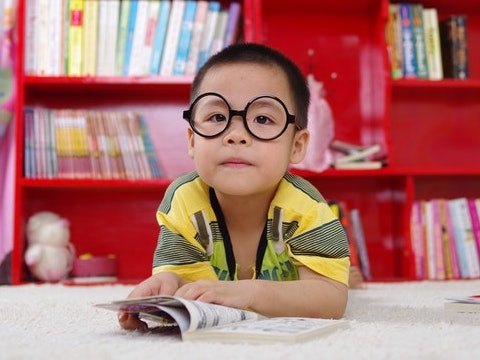
#> input picture Computer Vision 1 Introduction (Python)/week1-python/data/images/boy.jpg, 480 x 360 px; the run also reads 1 picture not shown here
$ jupyter execute getting_started_with_images-Copy1.ipynb   (shell and % lines are left out)
#> lines starting #> are read from the running program, lines starting #| are printed output that depends on the picture
# <font style="color:rgb(50,120,229)">Overview </font>

We have already discussed about how an image is formed and how it is stored. In this module, we will dive into the code and check out what are the functions available in OpenCV for manipulating images.

We will cover the following:
1. Image I/O - Read, Write & Display an image
2. Image Properties - color, channels, shape, image structure
3. Creating new images, accessing pixels and region of interest (ROI)

# <font style="color:rgb(50,120,229)">Import Libraries</font>

[cell 1]
# Import libraries
import cv2
import numpy as np
from dataPath import DATA_PATH
import matplotlib.pyplot as plt

[cell 2]
import matplotlib
matplotlib.rcParams['figure.figsize'] = (6.0, 6.0)
matplotlib.rcParams['image.cmap'] = 'gray'

# <font style="color:rgb(50,120,229)">Reading an Image</font>
OpenCV allows reading different types of images (JPG, PNG, etc). You can load grayscale images colour images or you can also load images with Alpha channel (Alpha channel will be discussed in a later section). It uses the [**`imread`**](https://docs.opencv.org/4.1.0/d4/da8/group__imgcodecs.html#ga288b8b3da0892bd651fce07b3bbd3a56) function which has the following syntax:

### <font style="color:rgb(8,133,37)">Function Syntax </font>
``` python
retval	=	cv2.imread(	filename[, flags]	)
```

It has **2 arguments**:

1. `retval` is the image if it is successfully loaded. Otherwise it is `None`. This may happen if the filename is wrong or the file is corrupt.
2. `Path of the image file`: This can be an **absolute** or **relative** path. This is a **mandatory argument**.
3. `Flags`: These flags are used to read an image in a particular format (for example, grayscale/color/with alpha channel). This is an **optional argument** with a default value of `cv2.IMREAD_COLOR` or `1` which loads the image as a color image.

Before we proceed with some examples, let's also have a look at the `flags` available.

**Flags**
1. **`cv2.IMREAD_GRAYSCALE`** or **`0`**: Loads image in grayscale mode
2. **`cv2.IMREAD_COLOR`** or **`1`**: Loads a color image. Any transparency of image will be neglected. It is the default flag.
3. **`cv2.IMREAD_UNCHANGED`** or **`-1`**: Loads image as such including alpha channel.

Let us load this image and discuss further

[cell 3]
imagePath = DATA_PATH + "/images/number_zero.jpg"

# read image in Grayscale format
testImage = cv2.imread(imagePath, 0)

# this can also be done
# testImage = cv2.imread(imagePath, cv2.IMREAD_GRAYSCALE)

print(testImage)
#| [[  1   0   3   0   3   0   3   2   4   2   0]
#|  [  0   1   0   3   3 253 253   0   0   2   1]
#|  [  0   0   8   0 249 255 255 253  71   1   5]
#|  [  3   0   2 251 255   2   0 253 254   0   2]
#|  [  1   5   0 252   4   0   3   0 255   4   0]
#|  [  0   0   2 255   0   0   0   3 253   0   4]
#> (further printed lines are left out)

We print the 2-dimensional array to see what the image is. You can make out that the image signifies a `0`.

## <font style="color:rgb(50,120,229)">Intensity </font>
The values printed above are the intensity values of each pixel.

**0 means black pixel and as the value increases, it moves towards white. A value of 255 is a white pixel.**

## <font style="color:rgb(50,120,229)">Image Properties</font>

[cell 4]
print("Data type = {}\n".format(testImage.dtype))
#| Data type = uint8
print("Object type = {}\n".format(type(testImage)))
#| Object type = <class 'numpy.ndarray'>
print("Image Dimension = {}\n".format(testImage.shape))
#| Image Dimension = (13, 11)

The following observations can be made:
1. The datatype of the loaded image is **unsigned int and the depth is 8 bit**
1. The image is just a 2-dimesional numpy array with values ranging from **0 to 255**.
1. The size or resolution is **13x11** which means **height=13 and witdh=11**. In other words, it has **13 rows and 11 columns**.

#### <font style = "color:rgb(200,0,0)">NOTE</font>
It should be kept in mind that in OpenCV, size is represented as a tuple of `widthxheight` or `#columnsX#rows`. But in numpy, the shape method returns size as a tuple of `heightxwidth`.

# <font style="color:rgb(50,120,229)">Manipulating Pixels</font>
So, we know that the grayscale image is simply a 2-D array. So, all operations supported on arrays should be available for working with images. Let us start by doing some pixel level manipulations. We will see how to access a particular pixel and modify it.

## <font style="color:rgb(50,120,229)">Accessing Pixels</font>
In the above testImage, we saw that the first pixel has a value of 1. Let us check it.

[cell 5]
print(testImage)
#| [[  1   0   3   0   3   0   3   2   4   2   0]
#|  [  0   1   0   3   3 253 253   0   0   2   1]
#|  [  0   0   8   0 249 255 255 253  71   1   5]
#|  [  3   0   2 251 255   2   0 253 254   0   2]
#|  [  1   5   0 252   4   0   3   0 255   4   0]
#|  [  0   0   2 255   0   0   0   3 253   0   4]
#> (further printed lines are left out)

Since this is a numpy array, we have zero-based indexing and we can access the first element using the index (0,0).

Image[row, column]

[cell 6]
print(testImage[0, 0])
#| 1

[cell 7]
print(testImage[2, 4])
#| 249

#### <font style = "color:rgb(200,0,0)">NOTE on indexing</font>

As mentioned earlier, since matrices are numpy arrays, the first index will be the `row number` and second index is `column number`. This leads to a lot of confusion since we think of pixels in terms of `(x,y)` or `(column,row)` coordinates and not `(row,column)`

For example, to access the element at `4th row` and `5th column`, we should use `img[3,4]`. But as we will see in Image annotation section, we will deal with points which are represented as `(x,y)` and thus, the coordinates will be `(4,3)`.

## <font style="color:rgb(50,120,229)">Modifying pixel values</font>
Similarly for modifying the value of a pixel, we can simply assign the value to the pixel.

Let's change the value of the first element and check if the image is updated.

[cell 8]
testImage[0, 0] = 200
print(testImage)
#| [[200   0   3   0   3   0   3   2   4   2   0]
#|  [  0   1   0   3   3 253 253   0   0   2   1]
#|  [  0   0   8   0 249 255 255 253  71   1   5]
#|  [  3   0   2 251 255   2   0 253 254   0   2]
#|  [  1   5   0 252   4   0   3   0 255   4   0]
#|  [  0   0   2 255   0   0   0   3 253   0   4]
#> (further printed lines are left out)

# <font style="color:rgb(50,120,229)">Manipulating Group of Pixels</font>
So, now we know how to manipulate individual pixels. But what about a region or group of pixels? It can be done using range based indexing available in python.

Let is try to access the values of a region and name it `test_roi`. ( *ROI is an abbreviation for Region of Interest* )

## <font style="color:rgb(50,120,229)">Access a region</font>

[cell 9]
test_roi = testImage[0:2, 0:4]
#> test_roi = [[200, 0, 3, 0], [0, 1, 0, 3]]
print("Original Matrix\n {} \n".format(testImage))
#| Original Matrix
#|  [[200   0   3   0   3   0   3   2   4   2   0]
#|  [  0   1   0   3   3 253 253   0   0   2   1]
#|  [  0   0   8   0 249 255 255 253  71   1   5]
#|  [  3   0   2 251 255   2   0 253 254   0   2]
#|  [  1   5   0 252   4   0   3   0 255   4   0]
#> (further printed lines are left out)
print("Selected Region\n {} \n".format(test_roi))
#| Selected Region
#|  [[200   0   3   0]
#|  [  0   1   0   3]]

## <font style="color:rgb(50,120,229)">Modifying a region</font>
Modifying a region is also straightforward.

[cell 10]
testImage[0:2, 0:4] = 111
print("Modified Matrix \n {} \n".format(testImage))
#| Modified Matrix
#|  [[111 111 111 111   3   0   3   2   4   2   0]
#|  [111 111 111 111   3 253 253   0   0   2   1]
#|  [  0   0   8   0 249 255 255 253  71   1   5]
#|  [  3   0   2 251 255   2   0 253 254   0   2]
#|  [  1   5   0 252   4   0   3   0 255   4   0]
#> (further printed lines are left out)

# <font style="color:rgb(50,120,229)">Displaying an Image</font>
In the previous section, we printed out the Image matrix and were able to make out what the image was. However, this is not the correct way to visualize images as it wont be possible to print large arrays and make out anything.

Let's see how we should display the images so that it looks more familiar!

We can use two functions for displaying an image.

### <font style = "color:rgb(200,0,0)">NOTE </font>

One important thing to note while displaying images is the datatype of the image. The display functions expect the images to be in the following format.
1. If the image is in float data type, then the range of values should be between 0 and 1.
1. If the image is in int data type, then the range of values should be between 0 and 255.

Keep this in mind to avoid undesirable outputs while displaying the images.

## <font style="color:rgb(50,120,229)">1. Matplotlib's imshow</font>
This function will be used when we want to display the image in Jupyter Notebook.

### <font style = "color:rgb(8,133,37)">Function Syntax</font>

```Python:
None	=	plt.imshow( mat )
```
**Parameters**
- **`mat`** - Image to be displayed.

This function takes a many arguments but has only 1 mandatory argument. You can have a look at the [documentation](https://matplotlib.org/3.1.0/api/_as_gen/matplotlib.pyplot.imshow.html) to see what are the other arguments available.

[cell 11]
plt.imshow(testImage)
plt.colorbar()
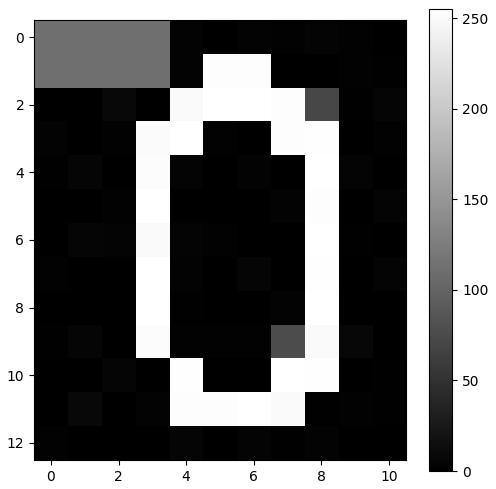
#> figure drawn by matplotlib, 2 panels

## <font style="color:rgb(50,120,229)">2. OpenCV's imshow</font>
This function will be used when we are running the Python script from command line.

### <font style = "color:rgb(8,133,37)">Function Syntax</font>

```Python:
None	=	cv2.imshow(	winname, mat	)
```
**Parameters**
- **`winname`** - Name of the window.
- **`mat`** - Image to be displayed.

# <font style="color:rgb(50,120,229)">Additional Display Utility Functions </font>
There are 4 more functions that are present in OpenCV which are commonly used with **`cv2.imshow`** function.

## <font style="color:rgb(50,120,229)">1. cv2.namedWindow</font>

This function is used to create a display window with a specific name. This name is provided as the first argument of this function. The second argument is a flag which decides whether the window can be **resized** (**`cv2.WINDOW_NORMAL`**) or it should be **fixed** to match the image size (**`cv2.WINDOW_AUTOSIZE`** - **Default flag**).

### <font style = "color:rgb(8,133,37)">Function Syntax</font>
[**`Docs`**](https://docs.opencv.org/4.1.0/d7/dfc/group__highgui.html#ga5afdf8410934fd099df85c75b2e0888b)
```Python:
None	=	cv2.namedWindow(	winname[, flags]	)
```
**Parameters**
- **`winname`** - Name of the window in the window caption that may be used as a window identifier.
- **`flags`** - Flags of the window. The supported flags are: (cv::WindowFlags)

**<font color=green>Can you think of any situation where you would prefer to have a resizable display window?</font>**

## <font style="color:rgb(50,120,229)">2. cv2.waitKey</font>

This function is widely used in image as well as video processing. It is a **keyboard binding function**. Its only argument is time in **milliseconds**. The function waits for specified milliseconds for any keyboard event. If you press any key in that time, the program continues. If **0** is passed, it waits **indefinitely** for a key stroke. It can also be set to detect specific key strokes which can be quite useful in video processing applications, as we will see in later sections.

### <font style = "color:rgb(8,133,37)">Function Syntax</font>
[**`Docs`**](https://docs.opencv.org/4.1.0/d7/dfc/group__highgui.html#ga5628525ad33f52eab17feebcfba38bd7)
```Python:
retval	=	cv2.waitKey(	[, delay]	)
```
**Parameters**
- **`delay`** - Delay in milliseconds. 0 is the special value that means "forever".

## <font style="color:rgb(50,120,229)">3. cv2.destroyWindow</font>

This function is used to destroy or close a particular display window. The name of the window is provided as an argument to this function.

### <font style = "color:rgb(8,133,37)">Function Syntax</font>
[**`Docs`**](https://docs.opencv.org/4.1.0/d7/dfc/group__highgui.html#ga851ccdd6961022d1d5b4c4f255dbab34)
```Python:
None	=	cv2.destroyWindow(	winname	)
```
**Parameters**
- **`winname`** - Name of the window to be destroyed

## <font style="color:rgb(50,120,229)">4. cv2.destroyAllWindows</font>

This function is used to destroy all display windows. This function does not take any arguments.

### <font style = "color:rgb(8,133,37)">Function Syntax</font>
[**`Docs`**](https://docs.opencv.org/4.1.0/d7/dfc/group__highgui.html#ga6b7fc1c1a8960438156912027b38f481)
```Python:
None	=	cv2.destroyAllWindows(		)
```

[cell 12]
# read and image
boy = cv2.imread(DATA_PATH + "/images/boy.jpg")
#> boy is the input picture: shape (360, 480, 3); mean B, G, R 111.8, 115.3, 174.3
# Display the image using imshow
cv2.imshow("Boy", boy)
# Wait for user to press a key
cv2.waitKey(0)
# Destroy the window
cv2.destroyAllWindows()

# <font style="color:rgb(50,120,229)">Write the Image to Disk</font>
In most cases, you would want to save the output of your application. We do this using the [**`imwrite`**](https://docs.opencv.org/4.1.0/d4/da8/group__imgcodecs.html#gabbc7ef1aa2edfaa87772f1202d67e0ce) function.

### <font style = "color:rgb(8,133,37)">Function Syntax</font>
```Python:
retval	=	cv2.imwrite(	filename, img [, params]	)
```
**Parameters**
- **filename** - String providing the relative or absolute path where the image should be saved.
- **img** - Image matrix to be saved.
- **params** - Additional information, like specifying the JPEG compression quality etc. Check the full list [**here**](https://docs.opencv.org/4.1.0/d4/da8/group__imgcodecs.html#ga292d81be8d76901bff7988d18d2b42ac)

[cell 13]
cv2.imwrite("test.jpg", testImage)
#> Out = True

We can see that the above function call returned True which indicates that the file was successfuly saved. Let's check it using the `ls` magic command available in Jupyter Notebook.

# <font style="color:rgb(50,120,229)">Color Images</font>
In the previous section, we saw how an image is represented as a 2D Matrix. In this section, we will see how to load color images and discuss a few important points related to color images.

Let us load a different image this time.

[cell 14]
# Path of the image to be loaded
# Here we are supplying a relative path
imagePath = DATA_PATH + "/images/musk.jpg"

# Read the image
img = cv2.imread(imagePath)
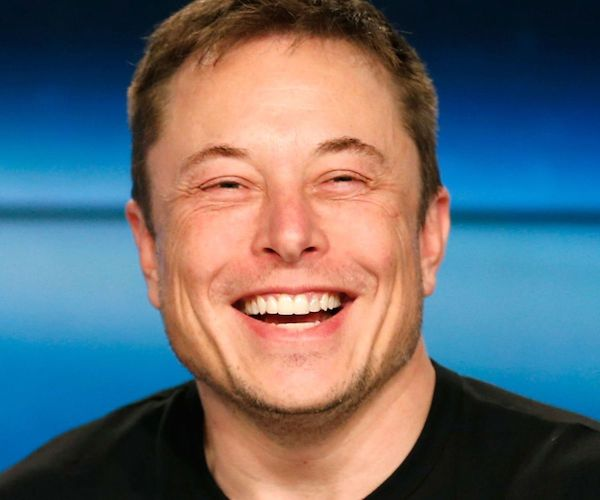
#> input picture Computer Vision 1 Introduction (Python)/week1-python/data/images/musk.jpg, 600 x 500 px
#> img is the input picture: shape (500, 600, 3); mean B, G, R 112.1, 105.5, 100.1
print("image Dimension = {}".format(img.shape))
#| image Dimension = (500, 600, 3)

There are a a few things to note here :

1. The image in this case has 3 dimensions.
1. The third dimension indicates the number of channels in an image. For most images, this number is 3 ( namely R,G,B ). In some cases, there may be an additional channel (called alpha channel) which contains transparency information of the pixels - More on this later!

# <font style="color:rgb(50,120,229)">Image Channels</font>
As mentioned above, the color image consists of multiple channels. Each channel itself is a grayscale image. **`The combination of intensity values of the three channels gives the color that is displayed on the screen`**. There are many color spaces used in practice and we will discuss some of them in the later sections. Let us have a brief look at the most popular color space - the RGB color space.

In OpenCV, the order of channels R, G and B is reverse. i.e. In the image matrix, the Blue channel is indexed first, followed by the Green Channel and finally the Red Channel.

### <font style = "color:rgb(8,133,37)">Display the image</font>

[cell 15]
# Display image
plt.imshow(img)

#### <font style = "color:rgb(200,0,0)">Important!</font>

Did you notice anything weird about the color here? This is because OpenCV uses **BGR** format by default whereas Matplotlib assumes the image to be in **RGB** format. This can be fixed by either

* converting the image to RGB colorspace using **`cv2.cvtColor(img, cv2.COLOR_BGR2RGB)`** or
* reverse the order of channels - **`plt.imshow(img[:,:,::-1])`** swaps the 1st and 3rd channel.

[cell 16]
# Convert BGR to RGB colorspace
imgRGB = cv2.cvtColor(img, cv2.COLOR_BGR2RGB)
plt.imshow(imgRGB)

[cell 17]
# We can also use the following - It will reverse the order of the 3rd dimension i.e. channels
plt.imshow(img[:,:,::-1])

Let us access the 3 channels and display the gray scale images in each channel

[cell 18]
# Show the channels
plt.figure(figsize=[20, 5])

plt.subplot(131);plt.imshow(img[:,:,0]);plt.title("Blue Channel");
plt.subplot(132);plt.imshow(img[:,:,1]);plt.title("Green Channel");
plt.subplot(133);plt.imshow(img[:,:,2]);plt.title("Red Channel");
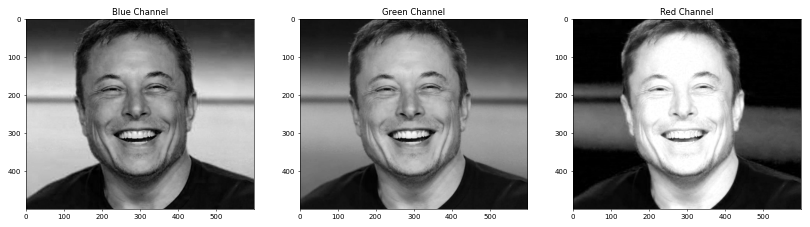
#> figure drawn by matplotlib, 3 panels

#### <font style = "color:rgb(8,133,37)">Observation </font>
We had already mentioned that a white pixel means a high intensity value. If you look at the channels closely and compare them with the original image, you should be able to make out the following observations:
1. We can see in the original image that the background is blue in color. Thus, the blue channel is also having higher intensity values for the bakground, whereas the red channel is almost black for the background.
1. The face is reddish in color and thus, the red channel has very high values in the face region, while the other channels are a bit lower.
1. There is a greenish tint in the original image which is also reflected in the Green channel

This kind of information extraction can be very useful if you want to build basic applications which take decisions based on color ( more so, using specific color channel )

# <font style="color:rgb(50,120,229)">Splitting and Merging channels </font>
An alternate way of working with the individual channels is using split and merge. We can access the channels using an opencv function `cv2.split()` and merge them into a color image using `cv2.merge()`. Let us have a look at how it is done.

[cell 19]
# Split the image into the B,G,R components
b,g,r = cv2.split(img)
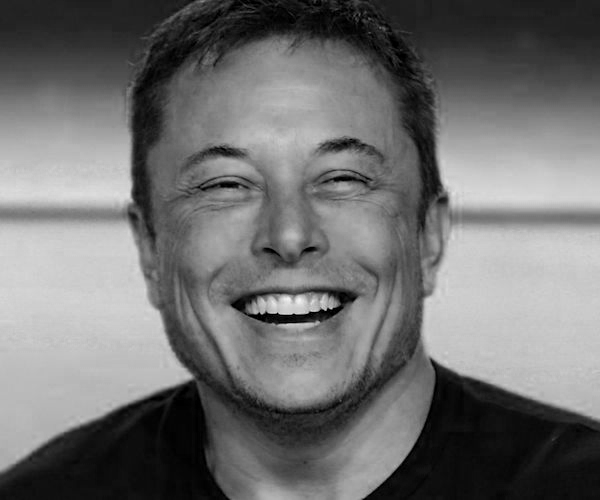
#> b: shape (500, 600); min 0, max 243, mean 112.1
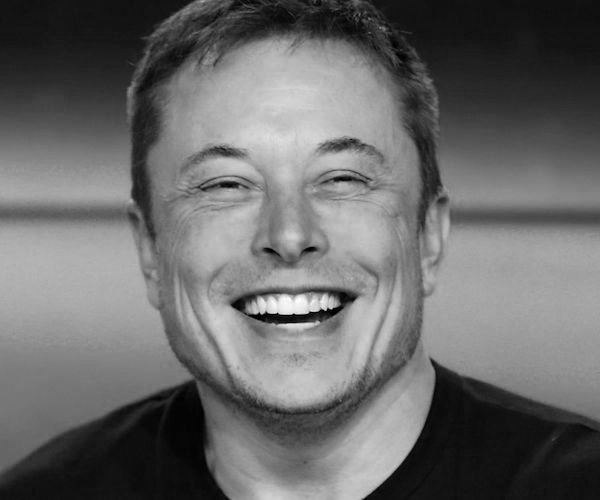
#> g: shape (500, 600); min 0, max 255, mean 105.5
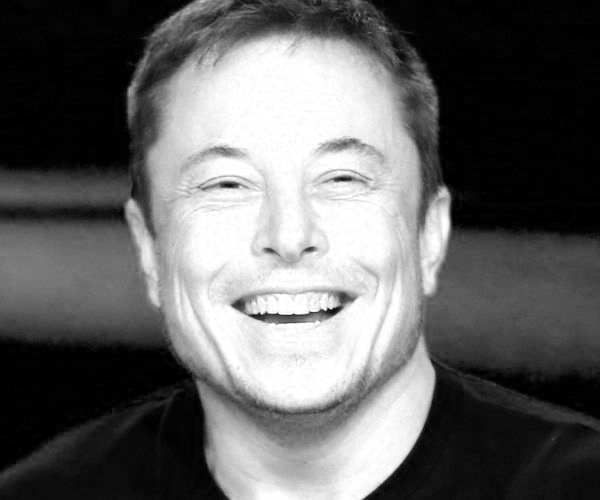
#> r: shape (500, 600); min 0, max 255, mean 100.1

# Show the channels
plt.figure(figsize=[20,5])
plt.subplot(141);plt.imshow(b);plt.title("Blue Channel");
plt.subplot(142);plt.imshow(g);plt.title("Green Channel");
plt.subplot(143);plt.imshow(r);plt.title("Red Channel");

# Merge the individual channels into a BGR image
imgMerged = cv2.merge((r, g, b))

# Show the merged output
plt.subplot(144);plt.imshow(imgMerged);plt.title("Merged Output");

# <font style="color:rgb(50,120,229)">Manipulating Color Pixels</font>

We saw how to access and modify individual pixels for a grayscale image. The same does not hold for color images. As we discussed, the color image has 3 channels, when we access a pixel, we get a tuple/array of values from the 3 channels. Similarly, we need to specify a tuple for changing the values in the color image.

Let us load the grayscale image in color. Note that it still looks the same( black and white ) since all the channels contain the same values.

[cell 20]
imagePath = DATA_PATH + "/images/number_zero.jpg"
testImage = cv2.imread(imagePath, 1)
plt.imshow(testImage)
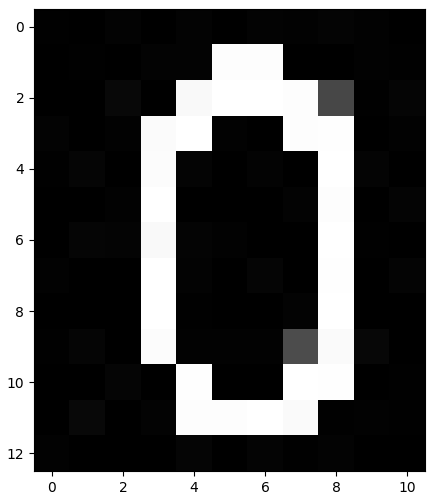
#> figure drawn by matplotlib, 1 panel

## <font style="color:rgb(50,120,229)">Access Color pixel</font>

[cell 21]
print(testImage[0,0])
#| [1 1 1]

You can see that the intensity value now has 3 elements - one for each channel

## <font style="color:rgb(50,120,229)">Modify Pixels</font>

Let us change the pixel at
- location [0,0] to Yellow ( It is a mixture of Red and Green )
- location [1,1] to Cyan ( It is a mixture of Blue and Green )
- location [2,2] to Magenta ( It is a mixture of Blue and Red )

[cell 22]
plt.figure(figsize=[20,20])

testImage[0,0] = (0,255,255)
plt.subplot(131);plt.imshow(testImage[:,:,::-1])

testImage[1,1] = (255,255,0)
plt.subplot(132);plt.imshow(testImage[:,:,::-1])

testImage[2,2] = (255,0,255)
plt.subplot(133);plt.imshow(testImage[:,:,::-1])
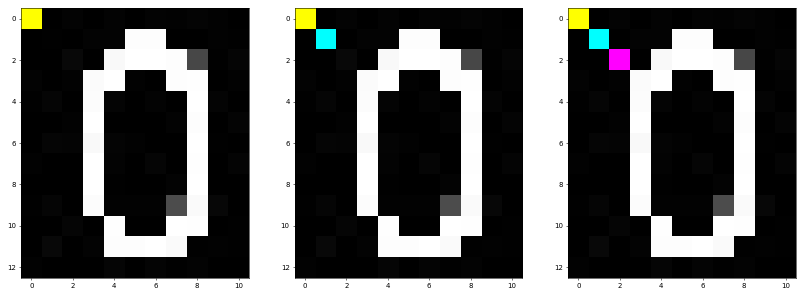
#> figure drawn by matplotlib, 3 panels

## <font style="color:rgb(50,120,229)">Modify Region of Interest</font>
Similar to above, we will change the pixels at specific regions as given below. The code is self-explanatory.

[cell 23]
testImage[0:3,0:3] = (255,0,0)
testImage[3:6,0:3] = (0,255,0)
testImage[6:9,0:3] = (0,0,255)

plt.imshow(testImage[:,:,::-1])
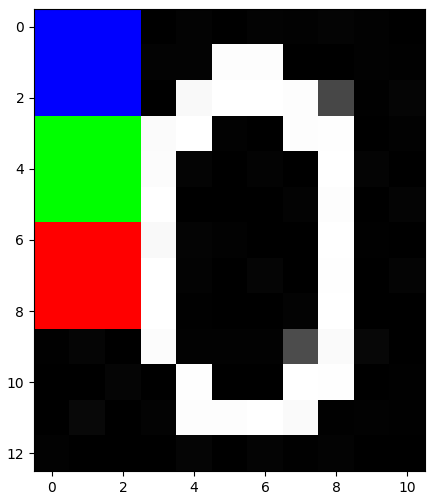
#> figure drawn by matplotlib, 1 panel
